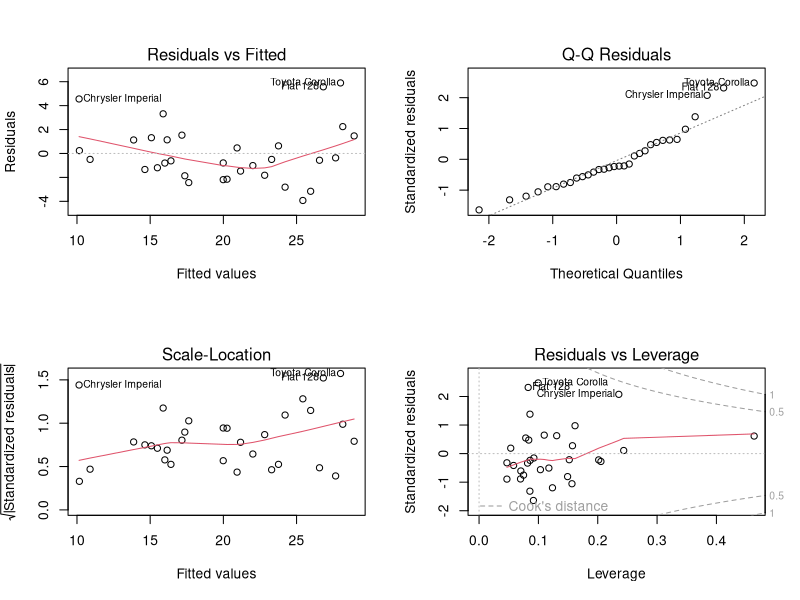

This chart was generated by the following R code:
# Load dataset
data(mtcars)

# Build predictive regression model
predictive_model <- lm(mpg ~ wt + hp + cyl, data = mtcars)

# Model summary
summary(predictive_model)

# Coefficients
coef(predictive_model)

# Regression equation
coef(predictive_model)[1]
coef(predictive_model)[2]
coef(predictive_model)[3]
coef(predictive_model)[4]

# Confidence intervals
confint(predictive_model)

# Diagnostic plots
par(mfrow = c(2, 2))
plot(predictive_model)
par(mfrow = c(1, 1))

# Adjusted R-squared
summary(predictive_model)$adj.r.squared

# AIC
AIC(predictive_model)

# Example prediction
new_car <- data.frame(
  wt = 3.0,
  hp = 150,
  cyl = 6
)

predict(
  predictive_model,
  newdata = new_car,
  interval = "prediction"
)
